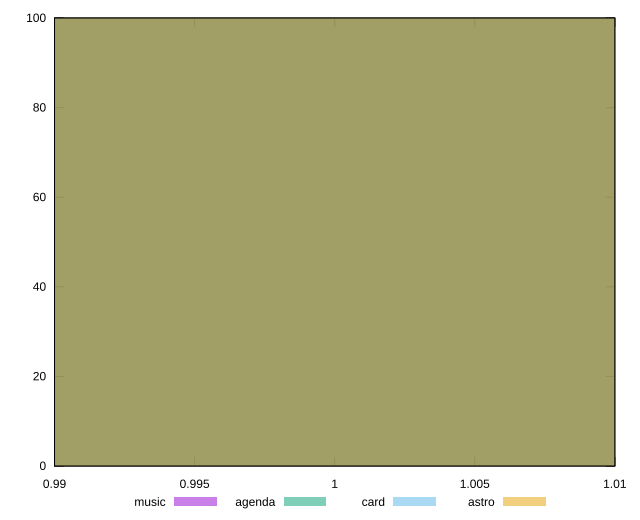

Recreate this plot in gnuplot.
reset

$music <<EOF
1 100
EOF

$agenda <<EOF
1 100
EOF

$card <<EOF
1 100
EOF

$astro <<EOF
1 100
EOF

set key outside below
set boxwidth 0.1
set xrange [0.99:1.01]
set yrange [0:100]
set trange [0:100]
set style fill transparent solid 0.5 noborder
set terminal svg size 640, 520 enhanced background rgb 'white'
set output "reports/report_00028_2021-02-24T12-49-42.674Z/efficient-animated-content/comparison/histogram/all_score.svg"

plot $music title "music" with boxes, \
     $agenda title "agenda" with boxes, \
     $card title "card" with boxes, \
     $astro title "astro" with boxes

reset
